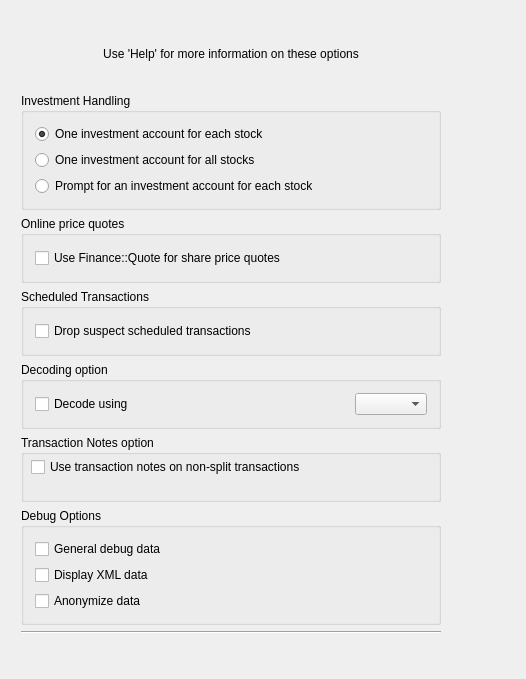
<?xml version="1.0" encoding="UTF-8"?>
<ui version="4.0">
 <class>KGncImportOptionsDlgDecl</class>
 <widget class="QWidget" name="KGncImportOptionsDlgDecl">
  <property name="geometry">
   <rect>
    <x>0</x>
    <y>0</y>
    <width>526</width>
    <height>679</height>
   </rect>
  </property>
  <property name="minimumSize">
   <size>
    <width>526</width>
    <height>679</height>
   </size>
  </property>
  <property name="windowTitle">
   <string>GnuCash Import Options</string>
  </property>
  <widget class="QWidget" name="layout8">
   <property name="geometry">
    <rect>
     <x>10</x>
     <y>9</y>
     <width>442</width>
     <height>636</height>
    </rect>
   </property>
   <layout class="QVBoxLayout">
    <item>
     <widget class="QLabel" name="textLabel1">
      <property name="text">
       <string>Use 'Help' for more information on these options</string>
      </property>
      <property name="alignment">
       <set>Qt::AlignCenter</set>
      </property>
      <property name="wordWrap">
       <bool>false</bool>
      </property>
     </widget>
    </item>
    <item>
     <widget class="QGroupBox" name="buttonInvestGroupBox">
      <property name="title">
       <string>Investment Handling</string>
      </property>
      <layout class="QVBoxLayout">
       <item>
        <widget class="QRadioButton" name="radioInvest1">
         <property name="text">
          <string>One investment account for each stock</string>
         </property>
         <property name="checked">
          <bool>true</bool>
         </property>
         <attribute name="buttonGroup">
          <string>buttonInvestGroup</string>
         </attribute>
        </widget>
       </item>
       <item>
        <widget class="QRadioButton" name="radioInvest2">
         <property name="text">
          <string>One investment account for all stocks</string>
         </property>
         <attribute name="buttonGroup">
          <string>buttonInvestGroup</string>
         </attribute>
        </widget>
       </item>
       <item>
        <widget class="QRadioButton" name="radioInvest3">
         <property name="text">
          <string>Prompt for an investment account for each stock</string>
         </property>
         <attribute name="buttonGroup">
          <string>buttonInvestGroup</string>
         </attribute>
        </widget>
       </item>
      </layout>
     </widget>
    </item>
    <item>
     <widget class="QGroupBox" name="buttonGroupBox5">
      <property name="title">
       <string>Online price quotes</string>
      </property>
      <layout class="QVBoxLayout">
       <item>
        <widget class="QCheckBox" name="checkFinanceQuote">
         <property name="text">
          <string>Use Finance::Quote for share price quotes</string>
         </property>
         <attribute name="buttonGroup">
          <string comment="KDE::DoNotExtract">buttonGroup5</string>
         </attribute>
        </widget>
       </item>
      </layout>
     </widget>
    </item>
    <item>
     <widget class="QGroupBox" name="buttonGroupBox2">
      <property name="title">
       <string>Scheduled Transactions</string>
      </property>
      <layout class="QVBoxLayout">
       <item>
        <widget class="QCheckBox" name="checkSchedules">
         <property name="text">
          <string>Drop suspect scheduled transactions</string>
         </property>
         <attribute name="buttonGroup">
          <string comment="KDE::DoNotExtract">buttonGroup2</string>
         </attribute>
        </widget>
       </item>
      </layout>
     </widget>
    </item>
    <item>
     <widget class="QGroupBox" name="buttonGroupBox4">
      <property name="title">
       <string>Decoding option</string>
      </property>
      <layout class="QVBoxLayout">
       <item>
        <layout class="QHBoxLayout">
         <property name="spacing">
          <number>0</number>
         </property>
         <property name="margin">
          <number>0</number>
         </property>
         <item>
          <widget class="QCheckBox" name="checkDecode">
           <property name="text">
            <string>Decode using</string>
           </property>
           <attribute name="buttonGroup">
            <string comment="KDE::DoNotExtract">buttonGroup4</string>
           </attribute>
          </widget>
         </item>
         <item>
          <spacer name="spacer4">
           <property name="orientation">
            <enum>Qt::Horizontal</enum>
           </property>
           <property name="sizeType">
            <enum>QSizePolicy::Expanding</enum>
           </property>
           <property name="sizeHint" stdset="0">
            <size>
             <width>140</width>
             <height>20</height>
            </size>
           </property>
          </spacer>
         </item>
         <item>
          <widget class="KComboBox" name="comboDecode"/>
         </item>
        </layout>
       </item>
      </layout>
     </widget>
    </item>
    <item>
     <widget class="QGroupBox" name="buttonGroupBox18">
      <property name="title">
       <string>Transaction Notes option</string>
      </property>
      <widget class="QCheckBox" name="checkTxNotes">
       <property name="geometry">
        <rect>
         <x>10</x>
         <y>20</y>
         <width>420</width>
         <height>24</height>
        </rect>
       </property>
       <property name="text">
        <string>Use transaction notes on non-split transactions</string>
       </property>
       <attribute name="buttonGroup">
        <string comment="KDE::DoNotExtract">buttonGroup18</string>
       </attribute>
      </widget>
     </widget>
    </item>
    <item>
     <widget class="QGroupBox" name="buttonGroupBox3">
      <property name="title">
       <string>Debug Options</string>
      </property>
      <layout class="QVBoxLayout">
       <item>
        <widget class="QCheckBox" name="checkDebugGeneral">
         <property name="text">
          <string>General debug data</string>
         </property>
         <attribute name="buttonGroup">
          <string comment="KDE::DoNotExtract">buttonGroup3</string>
         </attribute>
        </widget>
       </item>
       <item>
        <widget class="QCheckBox" name="checkDebugXML">
         <property name="text">
          <string>Display XML data</string>
         </property>
         <attribute name="buttonGroup">
          <string comment="KDE::DoNotExtract">buttonGroup3</string>
         </attribute>
        </widget>
       </item>
       <item>
        <widget class="QCheckBox" name="checkAnonymize">
         <property name="text">
          <string>Anonymize data</string>
         </property>
         <attribute name="buttonGroup">
          <string comment="KDE::DoNotExtract">buttonGroup3</string>
         </attribute>
        </widget>
       </item>
      </layout>
     </widget>
    </item>
    <item>
     <widget class="Line" name="line1">
      <property name="frameShape">
       <enum>QFrame::HLine</enum>
      </property>
      <property name="frameShadow">
       <enum>QFrame::Sunken</enum>
      </property>
     </widget>
    </item>
   </layout>
  </widget>
 </widget>
 <layoutdefault spacing="6" margin="11"/>
 <customwidgets>
  <customwidget>
   <class>KComboBox</class>
   <extends>QComboBox</extends>
   <header>kcombobox.h</header>
  </customwidget>
 </customwidgets>
 <resources/>
 <connections/>
 <buttongroups>
  <buttongroup name="buttonGroup4"/>
  <buttongroup name="buttonGroup5"/>
  <buttongroup name="buttonInvestGroup"/>
  <buttongroup name="buttonGroup2"/>
  <buttongroup name="buttonGroup18"/>
  <buttongroup name="buttonGroup3"/>
 </buttongroups>
</ui>
